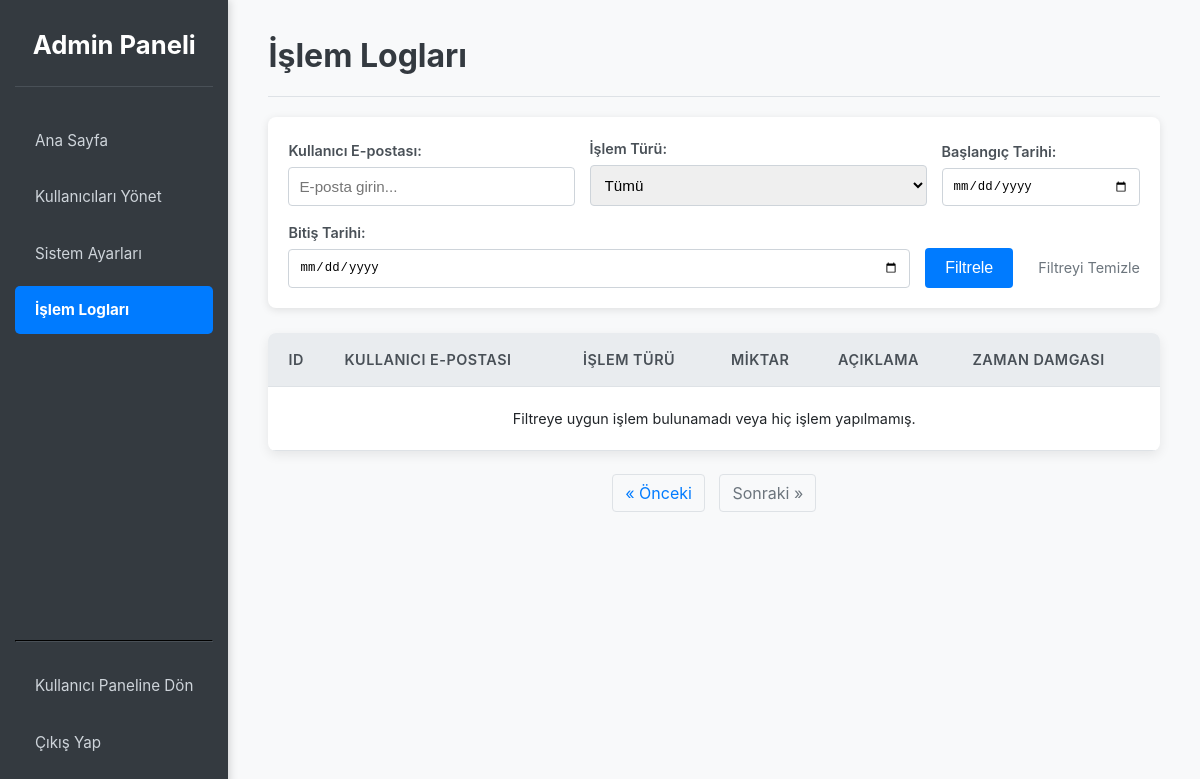
/admin/transactions?page=2&search_email=&transaction_type=&start_date=&end_date= (signed in), run on an earlier commit of the app's database.
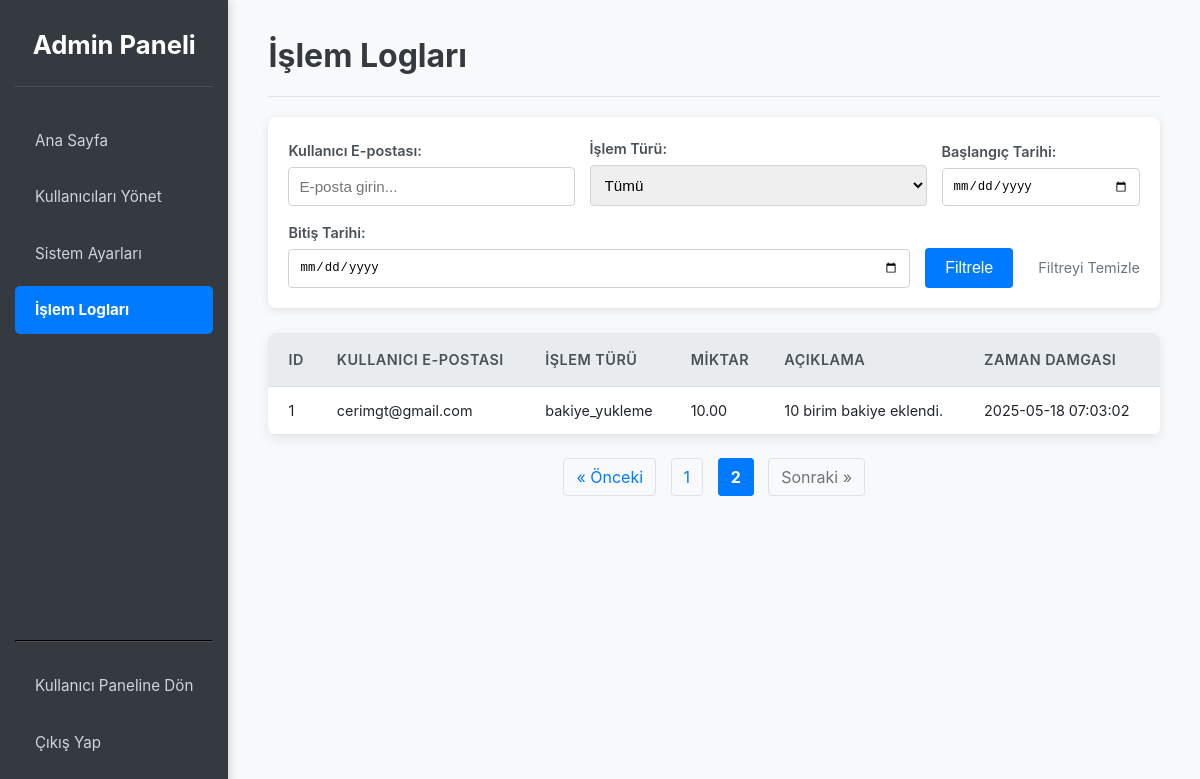
And on a later commit of the database.
### src/app.py (models this page shows, shortened)
class Transaction(db.Model):
    id = db.Column(db.Integer, primary_key=True)
    user_id = db.Column(db.Integer, db.ForeignKey('user.id', ondelete='CASCADE'), nullable=False, index=True) # index=True eklendi
    transaction_type = db.Column(db.String(50), nullable=False, index=True) # index=True eklendi
    amount = db.Column(db.Numeric(10, 2), nullable=False)
    timestamp = db.Column(db.DateTime, nullable=False, default=datetime.datetime.utcnow, index=True) # index=True eklendi
    description = db.Column(db.String(255), nullable=True)

class User(UserMixin, db.Model):
    id = db.Column(db.Integer, primary_key=True)
    email = db.Column(db.String(120), index=True, unique=True, nullable=False)
    password_hash = db.Column(db.String(256), nullable=False)
    photo_filename = db.Column(db.String(255), nullable=True)
    embedding = db.Column(db.LargeBinary, nullable=True)
    balance = db.Column(db.Numeric(10, 2), nullable=False, default=Decimal('0.00'))
    is_admin = db.Column(db.Boolean, nullable=False, default=False)
    transactions = db.relationship('Transaction', backref='user', lazy='dynamic', cascade="all, delete-orphan")

### src/app.py (the view, shortened to what this page needs)
@app.route('/admin/transactions', methods=['GET']) # methods=['GET'] eklendi
@login_required
@admin_required
def admin_list_transactions():
    page = request.args.get('page', 1, type=int)
    per_page = 15
    search_email = request.args.get('search_email', '').strip()
    transaction_type_filter = request.args.get('transaction_type', '').strip()
    start_date_str = request.args.get('start_date', '').strip()
    end_date_str = request.args.get('end_date', '').strip()
    query = Transaction.query.join(User, Transaction.user_id == User.id) # User tablosuyla join yap
    if search_email:
        query = query.filter(User.email.ilike(f'%{search_email}%'))
    if transaction_type_filter:
        query = query.filter(Transaction.transaction_type == transaction_type_filter)
    if start_date_str:
        try:
            start_date = datetime.datetime.strptime(start_date_str, '%Y-%m-%d')
            query = query.filter(Transaction.timestamp >= start_date)
        except ValueError:
            flash("Geçersiz başlangıç tarihi formatı. Lütfen YYYY-MM-DD kullanın.", "warning")
    all_transactions_pagination = query.order_by(Transaction.timestamp.desc()).paginate(page=page, per_page=per_page, error_out=False)
    return render_template('admin_transactions.html',
                           transactions=all_transactions_pagination.items,
                           pagination=all_transactions_pagination,
                           page_title="İşlem Logları",
                           search_email=search_email,
                           transaction_type=transaction_type_filter,
                           start_date=start_date_str,
                           end_date=end_date_str)

### src/app.py (called while the page is built)
@app.after_request
def add_header(response):
    response.headers['Cache-Control'] = 'no-store, no-cache, must-revalidate, post-check=0, pre-check=0, max-age=0'
    response.headers['Pragma'] = 'no-cache'
    response.headers['Expires'] = '-1'
    return response

@login_manager.user_loader
def load_user(user_id):
    return db.session.get(User, int(user_id))

def admin_required(f):
    @wraps(f)
    def decorated_function(*args, **kwargs):
        if not current_user.is_authenticated or not current_user.is_admin:
            flash("Bu sayfaya erişim yetkiniz yok.", "danger")
            return redirect(url_for('go_to_dashboard_or_login'))
        return f(*args, **kwargs)
    return decorated_function

### src/templates/admin_transactions.html (shortened to what this page needs)
<!DOCTYPE html>
<html lang="tr">
<head>
</head>
<body>
    <div class="admin-container">
        <nav class="sidebar">
            <div>
                <h3>Admin Paneli</h3>
                <ul>
                    <li><a href="{{ url_for('admin_dashboard') }}" class="{{ 'active' if request.endpoint == 'admin_dashboard' else '' }}">Ana Sayfa</a></li>
                    <li><a href="{{ url_for('admin_list_users') }}" class="{{ 'active' if request.endpoint == 'admin_list_users' or request.endpoint == 'admin_edit_user' else '' }}">Kullanıcıları Yönet</a></li>
                    <li><a href="{{ url_for('admin_settings') }}" class="{{ 'active' if request.endpoint == 'admin_settings' else '' }}">Sistem Ayarları</a></li>
                    <li><a href="{{ url_for('admin_list_transactions') }}" class="{{ 'active' if request.endpoint == 'admin_list_transactions' else '' }}">İşlem Logları</a></li>
                </ul>
            </div>
            <div class="footer-links">
                <hr>
                <ul>
                    <li><a href="{{ url_for('dashboard') }}">Kullanıcı Paneline Dön</a></li>
                    <li><a href="{{ url_for('logout') }}">Çıkış Yap</a></li>
                </ul>
            </div>
        </nav>
        <main class="content">
            <h2>{{ page_title }}</h2>
            <form method="GET" action="{{ url_for('admin_list_transactions') }}" class="filter-form">
                <div class="form-group">
                    <label for="search_email">Kullanıcı E-postası:</label>
                    <input type="text" id="search_email" name="search_email" value="{{ request.args.get('search_email', '') }}" placeholder="E-posta girin...">
                </div>
                <div class="form-group">
                    <label for="transaction_type">İşlem Türü:</label>
                    <select id="transaction_type" name="transaction_type">
                        <option value="" {% if not request.args.get('transaction_type') %}selected{% endif %}>Tümü</option>
                    </select>
                </div>
                <div class="form-group">
                    <label for="start_date">Başlangıç Tarihi:</label>
                    <input type="date" id="start_date" name="start_date" value="{{ request.args.get('start_date', '') }}">
                </div>
                <div class="form-group">
                    <label for="end_date">Bitiş Tarihi:</label>
                    <input type="date" id="end_date" name="end_date" value="{{ request.args.get('end_date', '') }}">
                </div>
                <button type="submit">Filtrele</button>
                <a href="{{ url_for('admin_list_transactions') }}" class="clear-filter-link">Filtreyi Temizle</a>
            </form>
            <table>
                <thead>
                    <tr>
                        <th>ID</th>
                        <th>Kullanıcı E-postası</th>
                        <th>İşlem Türü</th>
                        <th>Miktar</th>
                        <th>Açıklama</th>
                        <th>Zaman Damgası</th>
                    </tr>
                </thead>
                <tbody>
                    {% for transaction in transactions %}
                    <tr>
                        <td>{{ transaction.id }}</td>
                        <td>{{ transaction.user.email if transaction.user else 'Bilinmeyen Kullanıcı' }}</td>
                        <td>{{ transaction.transaction_type }}</td>
                        <td>{{ "%.2f"|format(transaction.amount) }}</td>
                        <td>{{ transaction.description if transaction.description else '-' }}</td>
                        <td>{{ transaction.timestamp.strftime('%Y-%m-%d %H:%M:%S') }}</td>
                    </tr>
                    {% else %}
                    <tr>
                        <td colspan="6" style="text-align:center; padding: 20px;">Filtreye uygun işlem bulunamadı veya hiç işlem yapılmamış.</td>
                    </tr>
                    {% endfor %}
                </tbody>
            </table>
            {% if pagination %}
            <div class="pagination">
                {% if pagination.has_prev %}
                    <a href="{{ url_for(request.endpoint, page=pagination.prev_num, search_email=request.args.get('search_email', ''), transaction_type=request.args.get('transaction_type', ''), start_date=request.args.get('start_date', ''), end_date=request.args.get('end_date', '')) }}">&laquo; Önceki</a>
                {% else %}
                    <span class="disabled">&laquo; Önceki</span>
                {% endif %}
                {% for page_num in pagination.iter_pages(left_edge=1, right_edge=1, left_current=2, right_current=2) %}
                    {% if page_num %}
                        {% if pagination.page == page_num %}
                            <span class="current">{{ page_num }}</span>
                        {% else %}
                            <a href="{{ url_for(request.endpoint, page=page_num, search_email=request.args.get('search_email', ''), transaction_type=request.args.get('transaction_type', ''), start_date=request.args.get('start_date', ''), end_date=request.args.get('end_date', '')) }}">{{ page_num }}</a>
                        {% endif %}
                    {% else %}
                        <span class="disabled">...</span>
                    {% endif %}
                {% endfor %}
                {% if pagination.has_next %}
                    <a href="{{ url_for(request.endpoint, page=pagination.next_num, search_email=request.args.get('search_email', ''), transaction_type=request.args.get('transaction_type', ''), start_date=request.args.get('start_date', ''), end_date=request.args.get('end_date', '')) }}">Sonraki &raquo;</a>
                {% else %}
                    <span class="disabled">Sonraki &raquo;</span>
                {% endif %}
            </div>
            {% endif %}
        </main>
    </div>
</body>
</html>

### src/templates/admin_transactions.html (style rules this page uses)
body { font-family: -apple-system, BlinkMacSystemFont, "Segoe UI", Roboto, "Helvetica Neue", Arial, sans-serif; margin: 0; background-color: #f8f9fa; color: #212529; line-height: 1.6; }
.admin-container { display: flex; min-height: 100vh; }
.sidebar { width: 260px; background-color: #343a40; color: #fff; padding: 25px 15px; box-shadow: 2px 0 8px rgba(0,0,0,0.15); display: flex; flex-direction: column; }
.sidebar h3 { text-align: center; margin-top: 0; margin-bottom: 30px; font-size: 1.6em; border-bottom: 1px solid #495057; padding-bottom: 20px; color: #fff; }
.sidebar ul { list-style-type: none; padding: 0; margin: 0; flex-grow: 1; }
.sidebar ul li a { color: #ced4da; text-decoration: none; display: block; padding: 12px 20px; border-radius: 5px; margin-bottom: 8px; transition: background-color 0.2s ease, color 0.2s ease; font-size: 0.95em; }
.sidebar ul li a.active { background-color: #007bff; color: #fff; font-weight: bold; }
.sidebar .footer-links { margin-top: auto; }
.sidebar .footer-links hr { border-color: #495057; margin: 20px 0; }
.content { flex-grow: 1; padding: 30px 40px; overflow-y: auto; }
.content h2 { margin-top: 0; margin-bottom: 20px; color: #343a40; font-size: 2em; border-bottom: 1px solid #dee2e6; padding-bottom: 15px; }
.filter-form { background-color: #fff; padding: 20px; border-radius: 8px; box-shadow: 0 2px 8px rgba(0,0,0,0.1); margin-bottom: 25px; display: flex; gap: 15px; align-items: flex-end; flex-wrap: wrap; }
.filter-form .form-group { display: flex; flex-direction: column; gap: 5px; flex-grow: 1; min-width: 180px; }
.filter-form label { font-weight: 600; font-size: 0.9em; color: #495057; }
.filter-form input[type="text"], .filter-form input[type="date"], .filter-form select { padding: 10px; border: 1px solid #ced4da; border-radius: 4px; font-size: 0.95em; box-sizing: border-box; width: 100%; }
.filter-form button { padding: 10px 20px; background-color: #007bff; color: white; border: none; border-radius: 4px; cursor: pointer; font-size: 1em; height: 40px; align-self: flex-end; }
.filter-form .clear-filter-link { margin-left: 10px; color: #6c757d; text-decoration: none; font-size: 0.9em; height: 40px; display: inline-flex; align-items: center; }
table { width: 100%; border-collapse: collapse; margin-bottom: 25px; background-color: #fff; box-shadow: 0 4px 12px rgba(0,0,0,0.08); border-radius: 8px; overflow: hidden; }
th, td { border-bottom: 1px solid #dee2e6; padding: 12px 15px; text-align: left; font-size: 0.9em; vertical-align: middle; }
th { background-color: #e9ecef; font-weight: 600; color: #495057; text-transform: uppercase; letter-spacing: 0.5px; padding-top: 15px; padding-bottom: 15px; }
td:first-child, th:first-child { padding-left: 20px; }
td:last-child, th:last-child { padding-right: 20px; }
.pagination { margin-top: 30px; text-align: center; }
.pagination a, .pagination span { margin: 0 5px; padding: 8px 12px; text-decoration: none; border: 1px solid #dee2e6; color: #007bff; border-radius: 4px; transition: background-color 0.2s ease, color 0.2s ease; }
.pagination .current { font-weight: bold; background-color: #007bff; color: white; border-color: #007bff; }
.pagination .disabled { color: #6c757d; pointer-events: none; border-color: #dee2e6; }

What changed in the data, as far as the page shows it:
added Transaction: amount "10.00"
Also different on the page:
new list line: "1"
new list line: "2"
text no longer shown: "Filtreye uygun işlem bulunamadı veya hiç işlem yapılmamış."
